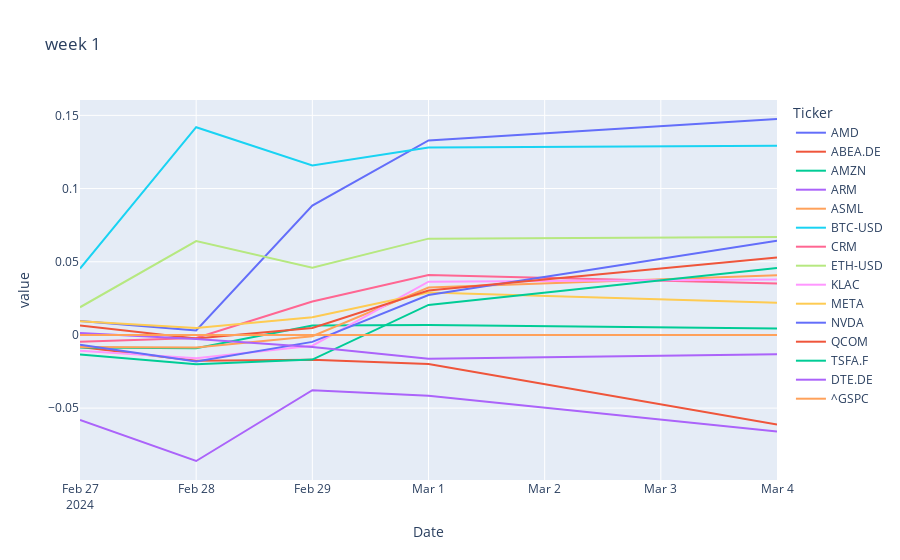
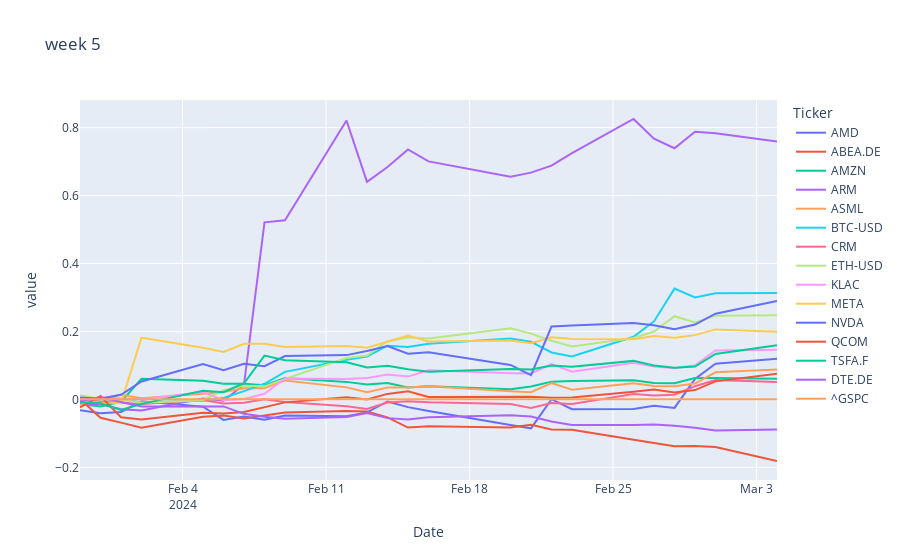
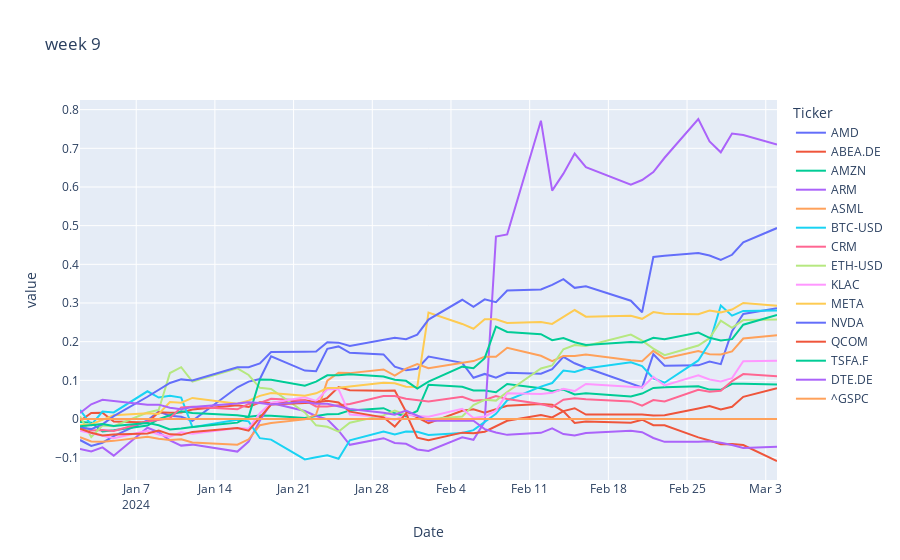
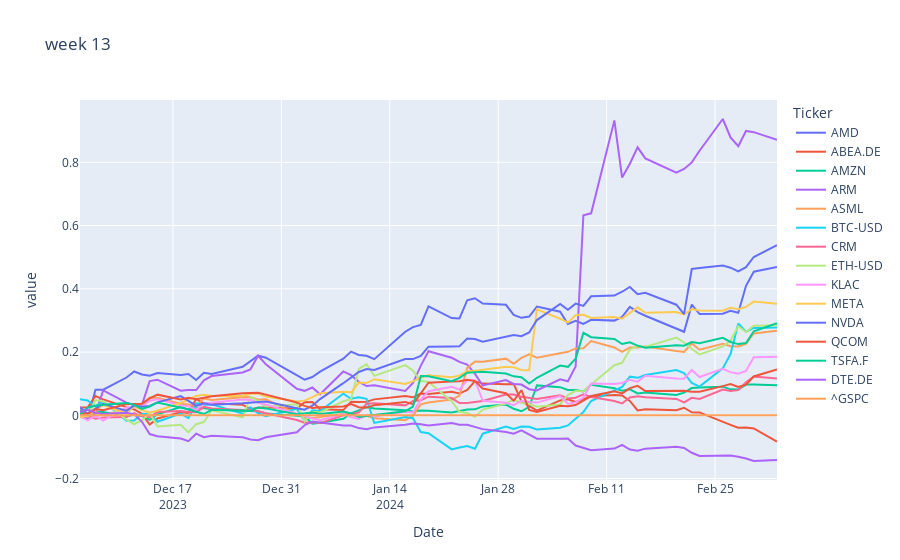

Notebook source saved alongside these figures, in order:
### Code cell
import plotly.graph_objects as go
import plotly.express as px
from datetime import datetime, timedelta

for i in range(1, int(200/7), 4):
    # Calculate the date i weeks ago
    three_months_ago = datetime.today() - timedelta(days=i*7)
    # Convert the date to a string in the desired format
    date_string = three_months_ago.strftime("%Y-%m-%d")
    tmp = df[df.index >= date_string].copy()

    for symbol in symbols:
        tmp["Cum Adj Daily Return", symbol] = (tmp["Adj Daily Return", symbol] - tmp["Adj Daily Return", "^GSPC"]).cumsum()

    # Create a scatter plot
    fig = px.line(tmp['Cum Adj Daily Return'], title=f"week {i}")
    # Show the plot
    fig.show()
